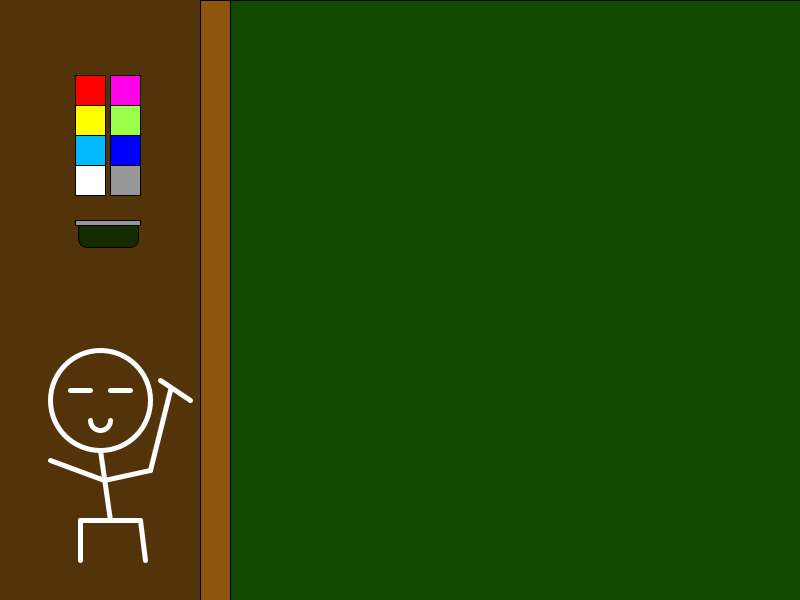
Frame 1 (no input)
Frame 60 (the mouse pressed at the canvas centre just before this capture): identical to frame 1, image omitted
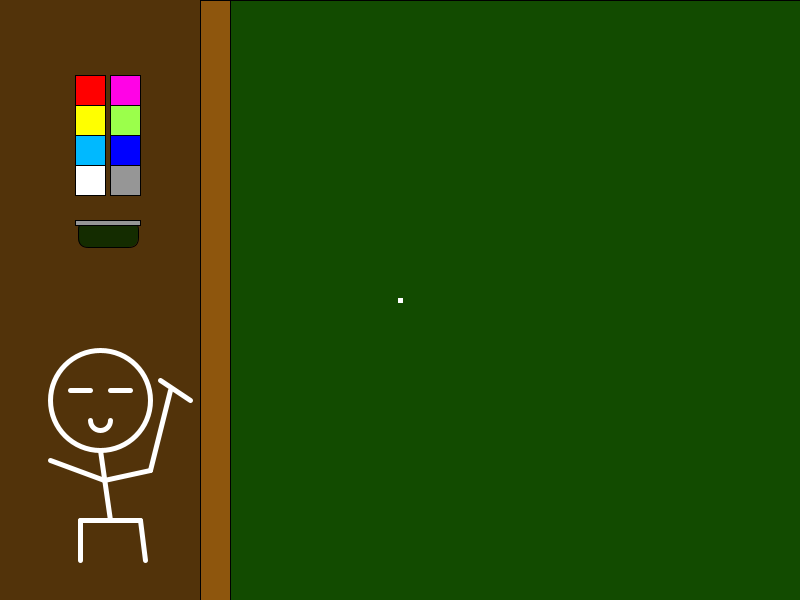
Frame 120 (the mouse held since frame 60 and released just before this capture)

The Processing sketch that drew these frames (run headless with seeded random() and noise(); from frame 60 on, the mouse is pressed at the canvas centre):

// Processing sketch: processing_162383
// ── processing_162383.pde

int xPos = 75;
int yPos = 75;
int but = 30;

int xtwo = 110;
int ytwo = 75;

void setup() {
  size(800, 600);
  background(82, 51, 10);

  //drawing board
  fill(18, 75, 0);
  rect(200, 0, 600, 600);
  fill(142, 86, 13);
  rect(200, 0, 30, 600);

  //left buttons 
  fill(255, 0, 0);
  rect(xPos, ytwo, but, but);
  fill(255, 255, 0);
  rect(xPos, ytwo+but, but, but);
  fill(0, 185, 255);
  rect(xPos, ytwo+but*2, but, but);
  fill(255);
  rect(xPos, ytwo+but*3, but, but);

  //right buttons 
  fill(255, 3, 230);
  rect(xtwo, yPos, but, but);
  fill(155, 255, 75);
  rect(xtwo, yPos+but, but, but);
  fill(0, 0, 255);
  rect(xtwo, yPos+but*2, but, but);
  fill(150);
  rect(xtwo, yPos+but*3, but, but);

  //Eraser
  fill(20, 44, 0);
  rect(xPos+3, 220, 60, 27, 10);
  fill(150);
  rect(xPos, 220, 65, 5);
  
  //man head
  stroke(255);
  strokeWeight(5);
 noFill();
  ellipse(100,400,100,100);
  //body
  stroke(255);
  strokeWeight(5);
  line(100,450,110,520);
  
  //R hand
    stroke(255);
  strokeWeight(5);
  line(104,480,150,470);
  line(150,470,170,390);
   line(160,380,190,400);
  
  //L hand
      stroke(255);
  strokeWeight(5);
  line(104,480,50,460);
  
  //leg
  stroke(255);
  strokeWeight(5);
  line(80,520,140,520);
  line(80,520,80,560);
  line(140,520,145,560);
  
  //eye
  stroke(255);
  strokeWeight(5);
  line(70,390,90,390);
  line(110,390,130,390);
  arc(100, 420, 20, 20, 0, PI, OPEN);
  
  
}

void draw() {

  if (mousePressed) {


    //left buttons
    //brush 
    if (790 > pmouseX && 790 > mouseX && pmouseX > 240 && mouseX > 240 && 
      590 > pmouseY && 590 > mouseY && pmouseY> 10 && mouseY> 10) {
      line(pmouseX, pmouseY, mouseX, mouseY);
    }


    //red, 
    if ( mouseX > xPos && mouseX < xPos+but && mouseY > yPos && mouseY <yPos+but) {
      stroke(255, 0, 0);
      strokeWeight(5);
    }
    //yellow
    if ( mouseX > xPos && mouseX < xPos+but && mouseY > yPos+but && mouseY <yPos+but+but) {
      stroke(255, 255, 0);
      strokeWeight(5);
    }

    //sky blue
    if ( mouseX > xPos && mouseX < xPos+but && mouseY > yPos+but+but && mouseY < yPos+but+but+but) {
      stroke(0, 185, 255);
      strokeWeight(5);
    } 
    //white
    if ( mouseX > xPos && mouseX < xPos+but && mouseY > yPos+but+but+but && mouseY < yPos+but+but+but+but) {
      stroke(255);
      strokeWeight(5);
    }

    //pink
    if ( mouseX > xtwo && mouseX < xtwo+but && mouseY > ytwo && mouseY <ytwo+but) {
      stroke(255, 3, 230);
      strokeWeight(5);
    }
    //green
    if ( mouseX > xtwo && mouseX < xtwo+but && mouseY > ytwo+but && mouseY <ytwo+but+but) {
      stroke(155, 255, 75);
      strokeWeight(5);
    }
    //blue
    if ( mouseX > xtwo && mouseX < xtwo+but && mouseY > ytwo+but+but && mouseY <ytwo+but+but+but) {
      stroke(0, 0, 255);
      strokeWeight(5);
    }
    //gray
    if ( mouseX > xtwo && mouseX < xtwo+but && mouseY > ytwo+but+but+but && mouseY <ytwo+but+but+but+but) {
      stroke(150);
      strokeWeight(5);
    }
    //eraser
    if ( mouseX > xPos+3 && mouseX < xPos+3+but && mouseY > 220 && mouseY <220+but) {
      stroke(18, 75, 0);
      strokeWeight(50);
    }
    
    
  }
}
